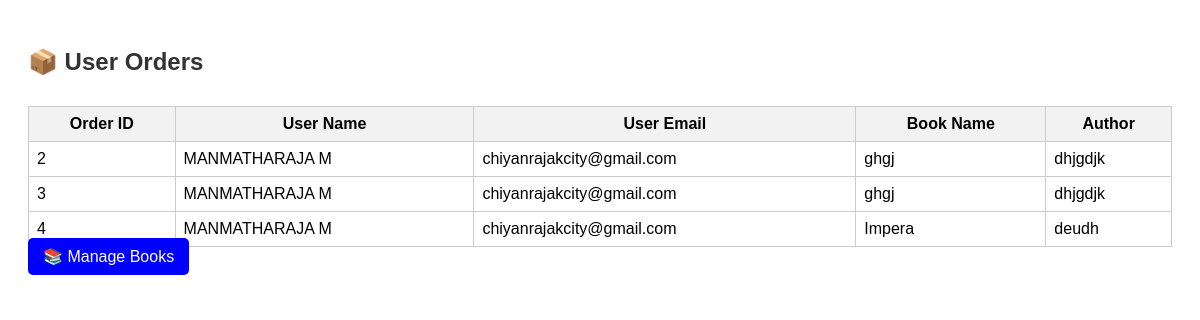
Page /admin (signed in) on the committed database.
### tables this page shows
CREATE TABLE orders (
        id INTEGER PRIMARY KEY AUTOINCREMENT,
        user_id INTEGER,
        book_id INTEGER,
        FOREIGN KEY(user_id) REFERENCES users(id),
        FOREIGN KEY(book_id) REFERENCES books(id)
    );

CREATE TABLE users (
        id INTEGER PRIMARY KEY AUTOINCREMENT,
        name TEXT,
        address TEXT,
        email TEXT UNIQUE,
        password TEXT,
        phone TEXT
    );

CREATE TABLE books (
        id INTEGER PRIMARY KEY AUTOINCREMENT,
        image TEXT,
        name TEXT,
        author TEXT,
        price REAL,
        description TEXT,
        available INTEGER
    );

### app.py (the view)
@app.route('/admin')
def admin():
    if 'admin_id' not in session:
        return redirect('/admin/login')
    con = get_db()
    cur = con.cursor()
    cur.execute("""
        SELECT orders.id, users.name AS user_name, users.email, books.name AS book_name, books.author
        FROM orders
        JOIN users ON orders.user_id = users.id
        JOIN books ON orders.book_id = books.id
    """)
    orders = cur.fetchall()
    con.close()
    return render_template('admin.html', orders=orders)

### app.py (called while the page is built)
def get_db():
    con = sqlite3.connect('bookstore.db')
    con.row_factory = sqlite3.Row  # This enables dictionary-style access
    return con

### templates/admin.html (shortened to what this page needs)
<!DOCTYPE html>
<html>
<head>
</head>
<body>
    <h2>📦 User Orders</h2>
    <table>
        <tr>
            <th>Order ID</th>
            <th>User Name</th>
            <th>User Email</th>
            <th>Book Name</th>
            <th>Author</th>
        </tr>
        {% for order in orders %}
        <tr>
            <td>{{ order["id"] }}</td>
            <td>{{ order["user_name"] }}</td>
            <td>{{ order["email"] }}</td>
            <td>{{ order["book_name"] }}</td>
            <td>{{ order["author"] }}</td>
        </tr>
        {% endfor %}
    </table>
    <a href="/admin/books" style="padding: 10px 15px; background-color: blue; color: white; text-decoration: none; border-radius: 5px;">
    📚 Manage Books
</a>
</body>
</html>

### templates/admin.html (style rules this page uses)
body { font-family: Arial; padding: 20px; }
h2 { color: #333; }
table { width: 100%; border-collapse: collapse; margin-top: 30px; }
th, td { border: 1px solid #ccc; padding: 8px; }
th { background-color: #f2f2f2; }

### rows in the picture
orders: id "2", user_name "MANMATHARAJA M", email "chiyanrajakcity@gmail.com", book_name "ghgj", author "dhjgdjk"
orders: id "3", user_name "MANMATHARAJA M", email "chiyanrajakcity@gmail.com", book_name "ghgj", author "dhjgdjk"
orders: id "4", user_name "MANMATHARAJA M", email "chiyanrajakcity@gmail.com", book_name "Impera", author "deudh"
